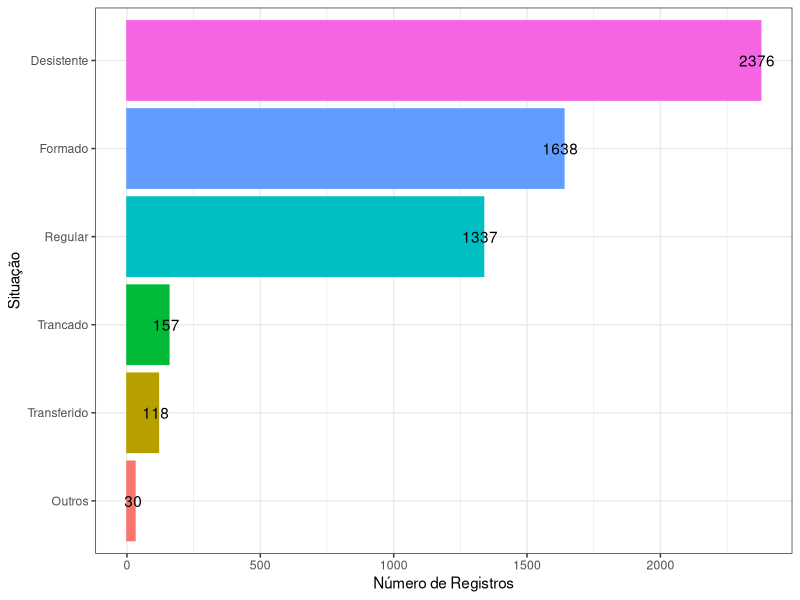
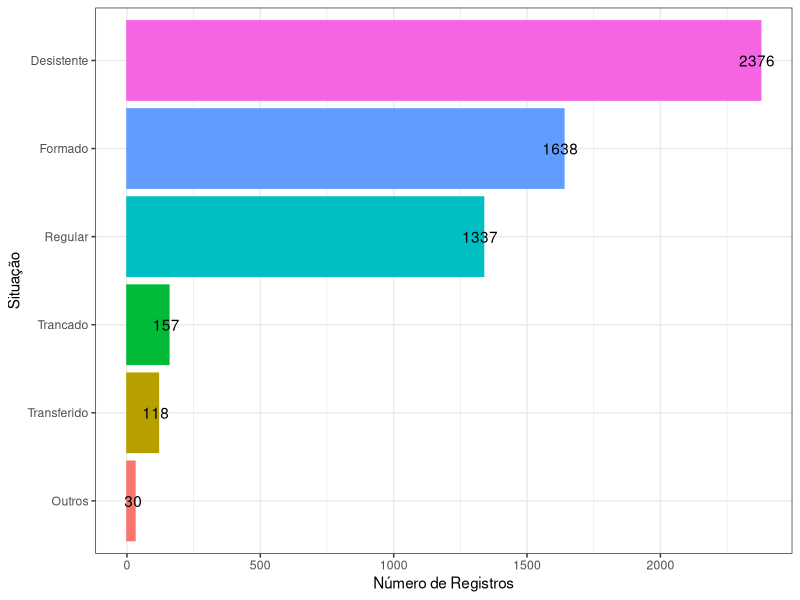

Generate these figures, in order, with R:
library(ggplot2)

status = c("Desistente", "Formado", "Regular", "Trancado", "Transferido", "Outros")
value = c(2376, 1638, 1337, 157, 118, 30)
df2 = data.frame(status, value)

df2 = df2[order(df2$value, decreasing=FALSE),]
df2$status = factor(df2$status, levels = df2$status)

g = ggplot(df2, mapping = aes(x = status, y = value, colour = status, fill = status)) 
g = g + geom_bar(stat = "identity") + theme_bw() 
g = g + geom_text(aes(label=value), colour = "black", hjust=0.6)
g = g + labs(x = "Situação", y = "Número de Registros") + coord_flip()
g = g + guides(fill = "none", colour = "none")
g
ggsave(g, file = "situation_counts_last_data.pdf",width=4.73,height=2.83)